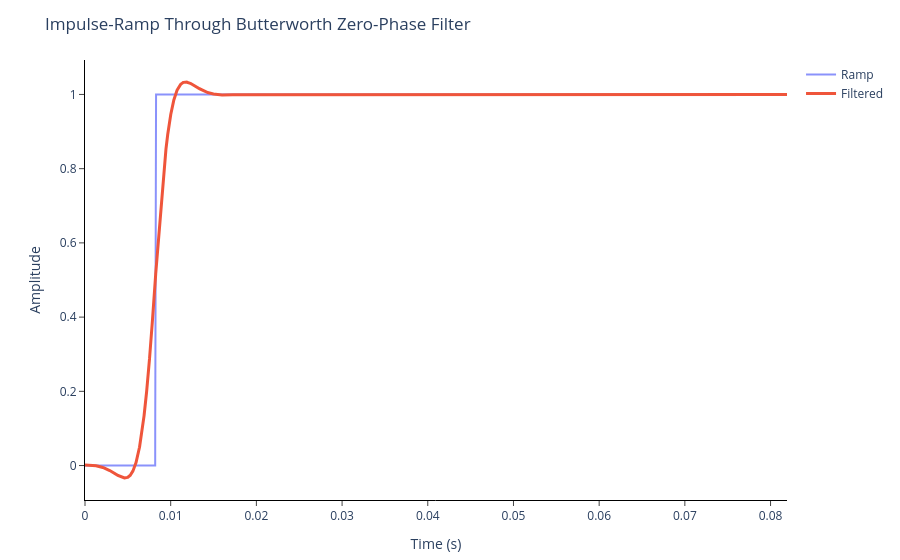

The notebook cell this image was saved under:
### Code cell
print(f"Filter mode: {filter_mode}")
print("b coefficients:", b)
print("a coefficients:", a)

fig = go.Figure()
fig.add_trace(
    go.Scatter(
        x=time,
        y=raw_ramp,
        mode="lines",
        name="Ramp",
        line=dict(width=2),
        opacity=0.75,
    )
)
fig.add_trace(
    go.Scatter(
        x=time,
        y=filtered_ramp,
        mode="lines",
        name="Filtered",
        line=dict(width=3),
    )
)
fig.update_layout(
    title="Impulse-Ramp Through Butterworth Zero-Phase Filter",
    xaxis_title="Time (s)",
    yaxis_title="Amplitude",
    template="plotly_white",
    hovermode="x unified",
    plot_bgcolor="white",
    paper_bgcolor="white",
    margin=dict(l=85, r=30, t=60, b=60),
)
fig.update_xaxes(
    showgrid=False,
    zeroline=False,
    showline=True,
    linecolor="black",
    mirror=False,
    ticks="outside",
    automargin=True,
)
fig.update_yaxes(
    showgrid=False,
    zeroline=False,
    showline=True,
    linecolor="black",
    mirror=False,
    ticks="outside",
    automargin=True,
)

fig.show()

if save_as_svg:
    try:
        output_path = Path(svg_filepath).expanduser()
        output_path.parent.mkdir(parents=True, exist_ok=True)

        export_fig = go.Figure(fig)
        if svg_x_range is not None:
            export_fig.update_xaxes(range=svg_x_range)
        if svg_y_range is not None:
            export_fig.update_yaxes(range=svg_y_range)

        export_fig.update_layout(margin=dict(l=85, r=30, t=60, b=60))
        export_fig.update_xaxes(showgrid=False, zeroline=False, showline=True, linecolor="black", mirror=False, ticks="outside", automargin=True)
        export_fig.update_yaxes(showgrid=False, zeroline=False, showline=True, linecolor="black", mirror=False, ticks="outside", automargin=True)

        export_fig.write_image(str(output_path))
        print(f"Saved SVG to {output_path.resolve()}")
    except ValueError:
        print("SVG export requires the kaleido package. Install it with: pip install kaleido")

### Figure 1 — Plotly figure (JSON) as saved in the notebook; plotly's stock layout.template omitted (floating-point values rounded to 4 significant figures; data arrays with more than 128 entries replaced by an {"elided": "..."} marker saying what was removed)
{"data": [{"line": {"width": 2}, "mode": "lines", "name": "Ramp", "opacity": 0.75, "type": "scatter", "x": {"elided": "40961 float values"}, "y": {"elided": "40961 float values"}}, {"line": {"width": 3}, "mode": "lines", "name": "Filtered", "type": "scatter", "x": {"elided": "40961 float values"}, "y": {"elided": "40961 float values"}}], "layout": {"hovermode": "x unified", "margin": {"b": 60, "l": 85, "r": 30, "t": 60}, "paper_bgcolor": "white", "plot_bgcolor": "white", "title": {"text": "Impulse-Ramp Through Butterworth Zero-Phase Filter"}, "xaxis": {"automargin": true, "linecolor": "black", "mirror": false, "showgrid": false, "showline": true, "ticks": "outside", "title": {"text": "Time (s)"}, "zeroline": false}, "yaxis": {"automargin": true, "linecolor": "black", "mirror": false, "showgrid": false, "showline": true, "ticks": "outside", "title": {"text": "Amplitude"}, "zeroline": false}}}
